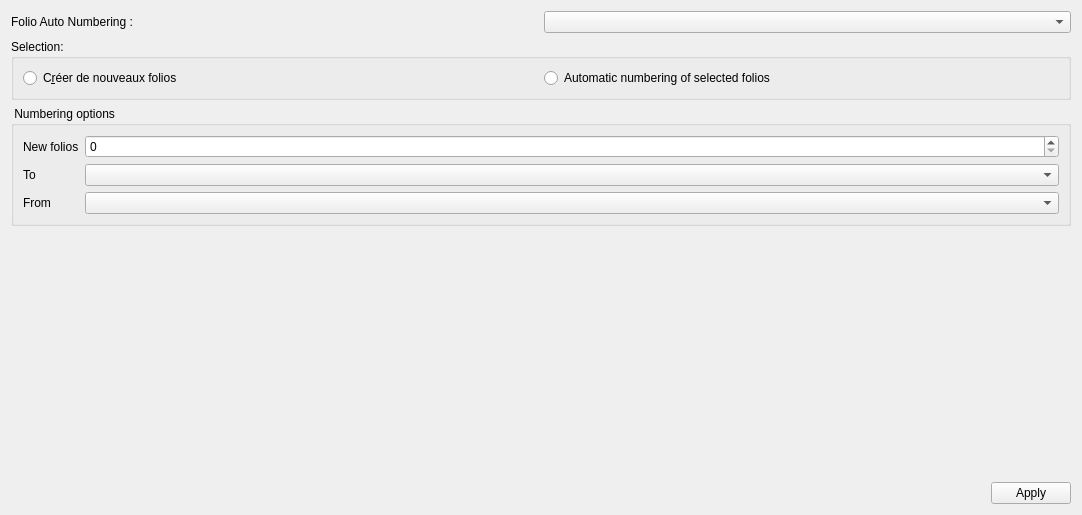
<?xml version="1.0" encoding="UTF-8"?>
<ui version="4.0">
 <class>FolioAutonumberingW</class>
 <widget class="QWidget" name="FolioAutonumberingW">
  <property name="geometry">
   <rect>
    <x>0</x>
    <y>0</y>
    <width>1082</width>
    <height>515</height>
   </rect>
  </property>
  <property name="sizePolicy">
   <sizepolicy hsizetype="Minimum" vsizetype="Minimum">
    <horstretch>0</horstretch>
    <verstretch>0</verstretch>
   </sizepolicy>
  </property>
  <property name="minimumSize">
   <size>
    <width>460</width>
    <height>0</height>
   </size>
  </property>
  <property name="windowTitle">
   <string>Form</string>
  </property>
  <layout class="QVBoxLayout" name="verticalLayout">
   <item>
    <layout class="QGridLayout" name="gridLayout_3">
     <item row="0" column="0">
      <widget class="QLabel" name="label">
       <property name="sizePolicy">
        <sizepolicy hsizetype="Minimum" vsizetype="Preferred">
         <horstretch>0</horstretch>
         <verstretch>0</verstretch>
        </sizepolicy>
       </property>
       <property name="text">
        <string>Folio Auto Numbering :</string>
       </property>
      </widget>
     </item>
     <item row="0" column="1">
      <widget class="QComboBox" name="m_autonums_cb">
       <property name="sizePolicy">
        <sizepolicy hsizetype="Minimum" vsizetype="Fixed">
         <horstretch>0</horstretch>
         <verstretch>0</verstretch>
        </sizepolicy>
       </property>
       <property name="sizeAdjustPolicy">
        <enum>QComboBox::AdjustToContents</enum>
       </property>
      </widget>
     </item>
     <item row="1" column="0" colspan="2">
      <widget class="QGroupBox" name="Select">
       <property name="sizePolicy">
        <sizepolicy hsizetype="Minimum" vsizetype="Preferred">
         <horstretch>0</horstretch>
         <verstretch>0</verstretch>
        </sizepolicy>
       </property>
       <property name="title">
        <string>Selection:</string>
       </property>
       <layout class="QHBoxLayout" name="horizontalLayout">
        <item>
         <widget class="QRadioButton" name="m_create_new_tabs_rb">
          <property name="sizePolicy">
           <sizepolicy hsizetype="Minimum" vsizetype="Fixed">
            <horstretch>0</horstretch>
            <verstretch>0</verstretch>
           </sizepolicy>
          </property>
          <property name="text">
           <string>C&amp;réer de nouveaux folios</string>
          </property>
         </widget>
        </item>
        <item>
         <widget class="QRadioButton" name="m_autonumber_tabs_rb">
          <property name="sizePolicy">
           <sizepolicy hsizetype="Minimum" vsizetype="Fixed">
            <horstretch>0</horstretch>
            <verstretch>0</verstretch>
           </sizepolicy>
          </property>
          <property name="text">
           <string>Automatic numbering of selected folios</string>
          </property>
         </widget>
        </item>
       </layout>
      </widget>
     </item>
     <item row="2" column="0" colspan="2">
      <widget class="QGroupBox" name="Options">
       <property name="sizePolicy">
        <sizepolicy hsizetype="Minimum" vsizetype="Preferred">
         <horstretch>0</horstretch>
         <verstretch>0</verstretch>
        </sizepolicy>
       </property>
       <property name="title">
        <string> Numbering options</string>
       </property>
       <layout class="QGridLayout" name="gridLayout_2">
        <item row="2" column="1">
         <widget class="QComboBox" name="m_to_cb">
          <property name="sizePolicy">
           <sizepolicy hsizetype="MinimumExpanding" vsizetype="Fixed">
            <horstretch>0</horstretch>
            <verstretch>0</verstretch>
           </sizepolicy>
          </property>
          <property name="sizeAdjustPolicy">
           <enum>QComboBox::AdjustToContents</enum>
          </property>
         </widget>
        </item>
        <item row="0" column="0">
         <widget class="QLabel" name="label_2">
          <property name="sizePolicy">
           <sizepolicy hsizetype="Minimum" vsizetype="Preferred">
            <horstretch>0</horstretch>
            <verstretch>0</verstretch>
           </sizepolicy>
          </property>
          <property name="text">
           <string>New folios</string>
          </property>
         </widget>
        </item>
        <item row="1" column="1">
         <widget class="QComboBox" name="m_from_cb">
          <property name="sizePolicy">
           <sizepolicy hsizetype="MinimumExpanding" vsizetype="Fixed">
            <horstretch>0</horstretch>
            <verstretch>0</verstretch>
           </sizepolicy>
          </property>
          <property name="sizeAdjustPolicy">
           <enum>QComboBox::AdjustToContents</enum>
          </property>
         </widget>
        </item>
        <item row="0" column="1">
         <widget class="QSpinBox" name="m_new_tabs_sb">
          <property name="sizePolicy">
           <sizepolicy hsizetype="MinimumExpanding" vsizetype="Fixed">
            <horstretch>0</horstretch>
            <verstretch>0</verstretch>
           </sizepolicy>
          </property>
          <property name="maximum">
           <number>999</number>
          </property>
          <property name="displayIntegerBase">
           <number>10</number>
          </property>
         </widget>
        </item>
        <item row="2" column="0">
         <widget class="QLabel" name="label_4">
          <property name="sizePolicy">
           <sizepolicy hsizetype="Minimum" vsizetype="Preferred">
            <horstretch>0</horstretch>
            <verstretch>0</verstretch>
           </sizepolicy>
          </property>
          <property name="text">
           <string>From</string>
          </property>
         </widget>
        </item>
        <item row="1" column="0">
         <widget class="QLabel" name="label_3">
          <property name="sizePolicy">
           <sizepolicy hsizetype="Minimum" vsizetype="Preferred">
            <horstretch>0</horstretch>
            <verstretch>0</verstretch>
           </sizepolicy>
          </property>
          <property name="text">
           <string>To</string>
          </property>
         </widget>
        </item>
       </layout>
      </widget>
     </item>
    </layout>
   </item>
   <item>
    <spacer name="verticalSpacer">
     <property name="orientation">
      <enum>Qt::Vertical</enum>
     </property>
     <property name="sizeHint" stdset="0">
      <size>
       <width>20</width>
       <height>40</height>
      </size>
     </property>
    </spacer>
   </item>
   <item>
    <widget class="QDialogButtonBox" name="buttonBox">
     <property name="sizePolicy">
      <sizepolicy hsizetype="Minimum" vsizetype="Fixed">
       <horstretch>0</horstretch>
       <verstretch>0</verstretch>
      </sizepolicy>
     </property>
     <property name="standardButtons">
      <set>QDialogButtonBox::Apply</set>
     </property>
    </widget>
   </item>
  </layout>
 </widget>
 <resources/>
 <connections/>
</ui>
